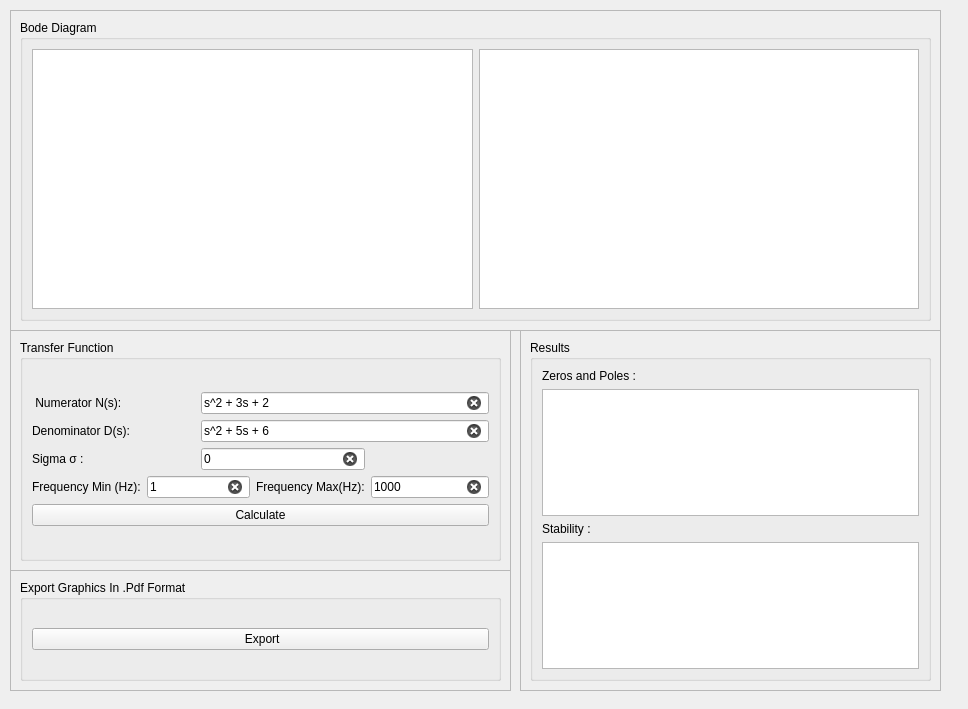
<?xml version="1.0" encoding="UTF-8"?>
<ui version="4.0">
 <class>Widget</class>
 <widget class="QWidget" name="Widget">
  <property name="geometry">
   <rect>
    <x>0</x>
    <y>0</y>
    <width>968</width>
    <height>709</height>
   </rect>
  </property>
  <property name="windowTitle">
   <string>Widget</string>
  </property>
  <widget class="QFrame" name="frame">
   <property name="geometry">
    <rect>
     <x>10</x>
     <y>570</y>
     <width>501</width>
     <height>121</height>
    </rect>
   </property>
   <property name="frameShape">
    <enum>QFrame::Shape::StyledPanel</enum>
   </property>
   <property name="frameShadow">
    <enum>QFrame::Shadow::Raised</enum>
   </property>
   <layout class="QHBoxLayout" name="horizontalLayout_3">
    <item>
     <widget class="QGroupBox" name="groupBox_3">
      <property name="title">
       <string>Export Graphics In .Pdf Format</string>
      </property>
      <layout class="QVBoxLayout" name="verticalLayout_4">
       <item>
        <layout class="QHBoxLayout" name="horizontalLayout">
         <item>
          <widget class="QPushButton" name="exportButton">
           <property name="text">
            <string> Export</string>
           </property>
          </widget>
         </item>
        </layout>
       </item>
      </layout>
     </widget>
    </item>
   </layout>
  </widget>
  <widget class="QFrame" name="frame_2">
   <property name="geometry">
    <rect>
     <x>10</x>
     <y>330</y>
     <width>501</width>
     <height>241</height>
    </rect>
   </property>
   <property name="frameShape">
    <enum>QFrame::Shape::StyledPanel</enum>
   </property>
   <property name="frameShadow">
    <enum>QFrame::Shadow::Raised</enum>
   </property>
   <layout class="QHBoxLayout" name="horizontalLayout_2">
    <item>
     <widget class="QGroupBox" name="groupBox">
      <property name="title">
       <string>Transfer Function</string>
      </property>
      <layout class="QVBoxLayout" name="verticalLayout_2">
       <item>
        <layout class="QGridLayout" name="gridLayout">
         <item row="0" column="2" colspan="3">
          <widget class="QLineEdit" name="numeratorLineEdit">
           <property name="text">
            <string>s^2 + 3s + 2</string>
           </property>
           <property name="clearButtonEnabled">
            <bool>true</bool>
           </property>
          </widget>
         </item>
         <item row="3" column="1" colspan="2">
          <widget class="QLineEdit" name="frequencyMinlineEdit">
           <property name="text">
            <string>1</string>
           </property>
           <property name="clearButtonEnabled">
            <bool>true</bool>
           </property>
          </widget>
         </item>
         <item row="2" column="0" colspan="2">
          <widget class="QLabel" name="label_2">
           <property name="text">
            <string>Sigma σ :</string>
           </property>
          </widget>
         </item>
         <item row="3" column="3">
          <widget class="QLabel" name="label_4">
           <property name="text">
            <string>Frequency Max(Hz):</string>
           </property>
          </widget>
         </item>
         <item row="4" column="0" colspan="5">
          <widget class="QPushButton" name="calculatePushButton">
           <property name="text">
            <string>Calculate</string>
           </property>
          </widget>
         </item>
         <item row="1" column="2" colspan="3">
          <widget class="QLineEdit" name="denominatorLineEdit">
           <property name="text">
            <string>s^2 + 5s + 6</string>
           </property>
           <property name="placeholderText">
            <string/>
           </property>
           <property name="clearButtonEnabled">
            <bool>true</bool>
           </property>
          </widget>
         </item>
         <item row="2" column="2" colspan="2">
          <widget class="QLineEdit" name="sigmaLineEdit">
           <property name="text">
            <string>0</string>
           </property>
           <property name="clearButtonEnabled">
            <bool>true</bool>
           </property>
          </widget>
         </item>
         <item row="3" column="0">
          <widget class="QLabel" name="label_3">
           <property name="text">
            <string>Frequency Min (Hz):</string>
           </property>
          </widget>
         </item>
         <item row="1" column="0">
          <widget class="QLabel" name="label_5">
           <property name="text">
            <string>Denominator D(s):</string>
           </property>
          </widget>
         </item>
         <item row="0" column="0" colspan="2">
          <widget class="QLabel" name="label">
           <property name="text">
            <string> Numerator N(s):</string>
           </property>
          </widget>
         </item>
         <item row="3" column="4">
          <widget class="QLineEdit" name="frequencyMaxlineEdit">
           <property name="text">
            <string>1000</string>
           </property>
           <property name="clearButtonEnabled">
            <bool>true</bool>
           </property>
          </widget>
         </item>
        </layout>
       </item>
      </layout>
     </widget>
    </item>
   </layout>
  </widget>
  <widget class="QFrame" name="frame_3">
   <property name="geometry">
    <rect>
     <x>10</x>
     <y>10</y>
     <width>931</width>
     <height>321</height>
    </rect>
   </property>
   <property name="frameShape">
    <enum>QFrame::Shape::StyledPanel</enum>
   </property>
   <property name="frameShadow">
    <enum>QFrame::Shadow::Raised</enum>
   </property>
   <layout class="QVBoxLayout" name="verticalLayout_6">
    <item>
     <widget class="QGroupBox" name="groupBox_4">
      <property name="title">
       <string>Bode Diagram</string>
      </property>
      <layout class="QHBoxLayout" name="horizontalLayout_4">
       <item>
        <widget class="QChartView" name="magnitudeGraphicView"/>
       </item>
       <item>
        <widget class="QChartView" name="phaseGraphicView"/>
       </item>
      </layout>
     </widget>
    </item>
   </layout>
  </widget>
  <widget class="QFrame" name="frame_4">
   <property name="geometry">
    <rect>
     <x>520</x>
     <y>330</y>
     <width>421</width>
     <height>361</height>
    </rect>
   </property>
   <property name="frameShape">
    <enum>QFrame::Shape::StyledPanel</enum>
   </property>
   <property name="frameShadow">
    <enum>QFrame::Shadow::Raised</enum>
   </property>
   <layout class="QVBoxLayout" name="verticalLayout_5">
    <item>
     <widget class="QGroupBox" name="groupBox_2">
      <property name="title">
       <string>Results</string>
      </property>
      <layout class="QVBoxLayout" name="verticalLayout_3">
       <item>
        <layout class="QVBoxLayout" name="verticalLayout">
         <item>
          <widget class="QLabel" name="label_6">
           <property name="text">
            <string>Zeros and Poles :</string>
           </property>
          </widget>
         </item>
         <item>
          <widget class="QTextEdit" name="printText"/>
         </item>
         <item>
          <widget class="QLabel" name="label_7">
           <property name="text">
            <string>Stability :</string>
           </property>
          </widget>
         </item>
         <item>
          <widget class="QTextEdit" name="printTextIsStable"/>
         </item>
        </layout>
       </item>
      </layout>
     </widget>
    </item>
   </layout>
  </widget>
 </widget>
 <customwidgets>
  <customwidget>
   <class>QChartView</class>
   <extends>QGraphicsView</extends>
   <header location="global">qchartview.h</header>
  </customwidget>
 </customwidgets>
 <resources/>
 <connections/>
</ui>
